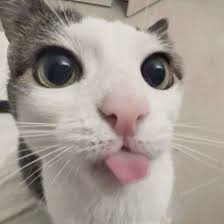
#> input picture test.png, 224 x 224 px
$ python meow_format.py test.png out.png
#> lines starting #> are read from the running program, lines starting #| are printed output that depends on the picture
"""
MEOW File Format Implementation
Steganographic cross-compatible image format that works everywhere
"""

import struct
import json
import datetime
import zlib
import io
import os
import sys
from typing import Tuple, Optional, Dict, List, Union
from PIL import Image
import numpy as np
from dataclasses import dataclass, asdict


@dataclass
class AIMetadata:
    """AI-specific metadata structure"""
    # Semantic annotations
    object_classes: List[str] = None
    bounding_boxes: List[Dict] = None
    segmentation_masks: Dict = None

    # Attention and saliency
    attention_maps: Dict = None
    saliency_regions: List[Dict] = None

    # Model optimization hints
    optimal_input_size: Tuple[int, int] = None
    preprocessing_params: Dict = None
    feature_importance: Dict = None

    # Content analysis
    complexity_map: Dict = None
    texture_analysis: Dict = None
    edge_density: float = None


class MeowFormat:
    """
    Steganographic MEOW format - True cross-compatibility
    Creates .meow files that work in any image viewer
    """

    MAGIC_HEADER = b"MEOW_STEG_V2"  # 12 bytes
    VERSION = 2

    def __init__(self):
        self.ai_metadata = AIMetadata()
        self.metadata = {}

    # [66 lines left out: functions png_to_meow, meow_to_image, get_file_info, not called in this run]

    def create_steganographic_meow(self, image_path: str, output_path: str = None,
                                 ai_annotations: Dict = None) -> bool:
        """Create a .meow file that's actually a PNG with hidden MEOW data"""
#> called with image_path = 'test.png', output_path = 'out.png'
        try:
            # Load and prepare image
            img = Image.open(image_path)
#> img is the input picture: PIL image 224x224 RGB; mean R, G, B 162.6, 153.3, 145.2
            if img.mode != 'RGBA':
                img = img.convert('RGBA')
#> img: PIL image 224x224 RGBA

            if output_path is None:
                output_path = image_path.rsplit('.', 1)[0] + '.meow'

            # Ensure .meow extension
            if not output_path.lower().endswith('.meow'):
                output_path = output_path.rsplit('.', 1)[0] + '.meow'

            # Prepare MEOW data for hiding
            meow_data = self._prepare_meow_data(img, ai_annotations)

            # Hide data in image using steganography
            stego_img = self._hide_data_in_image(img, meow_data)

            # Save as PNG but with .meow extension
            stego_img.save(output_path, format='PNG', optimize=True)

            print(f"✅ Created steganographic MEOW file: {output_path}")
            print(f"📱 File opens as PNG in ANY viewer despite .meow extension")
            print(f"🤖 MEOW data hidden in pixel LSBs")
            print(f"📊 Hidden data size: {len(meow_data)} bytes")

            return True

        except Exception as e:
            print(f"❌ Error creating steganographic MEOW: {e}")
            return False

    def load_steganographic_meow(self, file_path: str,
                               extract_meow_data: bool = True) -> Tuple[Image.Image, Optional[Dict]]:
        """Load steganographic MEOW file"""
        try:
            # Load as standard PNG (always works)
            img = Image.open(file_path)

            if not extract_meow_data:
                return img, None

            # Extract hidden MEOW data
            meow_data = self._extract_hidden_data(img)

            return img, meow_data

        except Exception as e:
            print(f"Error loading steganographic MEOW: {e}")
            return None, None

    def _prepare_meow_data(self, img: Image.Image, ai_annotations: Dict = None) -> bytes:
        """Prepare MEOW data for steganographic hiding"""
        try:
            # Generate AI features
            features = self._generate_features(img)

            # Generate attention maps
            attention_maps = self._generate_attention_maps(img)

            # Build complete MEOW data structure
            meow_structure = {
                'version': self.VERSION,
                'features': features,
                'attention_maps': attention_maps,
                'ai_annotations': ai_annotations or {},
                'creation_date': datetime.datetime.now().isoformat()
            }

            # Serialize and compress
            json_data = json.dumps(meow_structure, separators=(',', ':')).encode('utf-8')
            compressed_data = zlib.compress(json_data, level=9)

            # Create final structure: header + size + compressed data
            size_bytes = struct.pack('<I', len(compressed_data))
            return self.MAGIC_HEADER + size_bytes + compressed_data

        except Exception as e:
            print(f"Error preparing MEOW data: {e}")
            return b""

    def _hide_data_in_image(self, img: Image.Image, data: bytes) -> Image.Image:
        """Hide data in image using LSB steganography"""
        try:
            # Convert to numpy array
            img_array = np.array(img)
            height, width, channels = img_array.shape

            # Calculate maximum capacity (2 bits per RGB channel = 6 bits per pixel)
            max_capacity = (width * height * 3 * 2) // 8  # 3 RGB channels, 2 bits each

            if len(data) > max_capacity:
                raise ValueError(f"Data too large: {len(data)} bytes > {max_capacity} bytes capacity")

            # Convert data to binary string
            binary_data = ''.join(format(byte, '08b') for byte in data)

            # Add padding to align with 6-bit boundaries
            while len(binary_data) % 6 != 0:
                binary_data += '0'

            data_index = 0

            # Hide data in RGB channels (skip alpha)
            for y in range(height):
                for x in range(width):
                    if data_index >= len(binary_data):
                        break

                    pixel = img_array[y, x]

                    # Process RGB channels (skip alpha channel 3)
                    for c in range(3):  # R, G, B only
                        if data_index + 1 < len(binary_data):
                            # Clear the 2 LSBs and set new values
                            img_array[y, x, c] = (pixel[c] & 0xFC) | int(binary_data[data_index:data_index+2], 2)
                            data_index += 2
                        elif data_index < len(binary_data):
                            # Handle single remaining bit
                            img_array[y, x, c] = (pixel[c] & 0xFE) | int(binary_data[data_index], 2)
                            data_index += 1

            return Image.fromarray(img_array, 'RGBA')

        except Exception as e:
            print(f"Error hiding data: {e}")
            return img

    # [54 lines left out: function _extract_hidden_data, not called in this run]

    def _generate_features(self, img: Image.Image) -> Dict:
        """Generate AI-relevant features from image"""
        try:
            # Convert to RGB for analysis
            if img.mode != 'RGB':
                rgb_img = img.convert('RGB')
            else:
                rgb_img = img

            img_array = np.array(rgb_img)

            # Basic image statistics
            brightness = float(np.mean(img_array))
#> brightness = 153.7
            contrast = float(np.std(img_array))
#> contrast = 46.43

            # Edge density calculation
            gray = np.mean(img_array, axis=2)
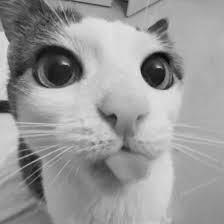
#> gray: shape (224, 224) float64; min 4.33, max 230.7, mean 153.7
            edges_x = np.abs(np.diff(gray, axis=1))
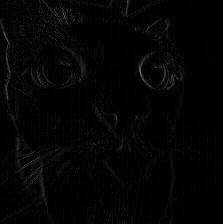
#> edges_x: shape (224, 223) float64; min 0, max 143, mean 4.2
            edges_y = np.abs(np.diff(gray, axis=0))
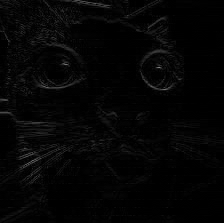
#> edges_y: shape (223, 224) float64; min 0, max 134, mean 4.8
            edge_density = float(np.mean(edges_x) + np.mean(edges_y))
#> edge_density = 9

            # Color analysis
            mean_rgb = [float(np.mean(img_array[:, :, i])) for i in range(3)]
#> mean_rgb = [162.6, 153.3, 145.2]
            std_rgb = [float(np.std(img_array[:, :, i])) for i in range(3)]
#> std_rgb = [46.37, 46.46, 44.79]
#> in _prepare_meow_data, `features = self._generate_features(img)`: features = {'brightness': 153.7, 'contrast': 46.43, 'edge_density': 9, 'mean_rgb': [162.6, 153.3, 145.2], 'std_rgb': [46.37, 46.46, 44.79], 'dimensions': [224, 224]}

            return {
                'brightness': brightness,
                'contrast': contrast,
                'edge_density': edge_density,
                'mean_rgb': mean_rgb,
                'std_rgb': std_rgb,
                'dimensions': list(img.size)
            }

        except Exception as e:
            print(f"Error generating features: {e}")
            return {}

    def _generate_attention_maps(self, img: Image.Image) -> Dict:
        """Generate simple attention maps for AI processing"""
        try:
            # Convert to grayscale for analysis
            gray_img = img.convert('L')
            img_array = np.array(gray_img)

            # Simple saliency based on gradient magnitude
            grad_x = np.abs(np.diff(img_array, axis=1))
            grad_y = np.abs(np.diff(img_array, axis=0))
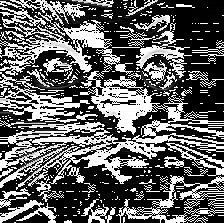
#> grad_y: shape (223, 224); min 0, max 255, mean 98.6

            # Pad to match original size
            grad_x = np.pad(grad_x, ((0, 0), (0, 1)), mode='edge')
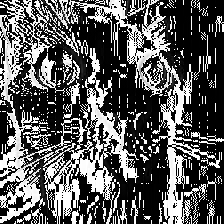
#> grad_x: shape (224, 224); min 0, max 255, mean 90.9
            grad_y = np.pad(grad_y, ((0, 1), (0, 0)), mode='edge')
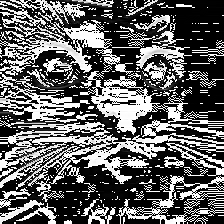
#> grad_y: shape (224, 224); min 0, max 255, mean 98.4

            gradient_magnitude = np.sqrt(grad_x**2 + grad_y**2)
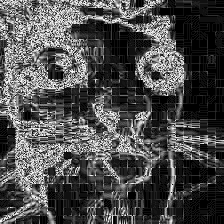
#> gradient_magnitude: shape (224, 224) float16; min 0, max 15.91, mean 4.81; drawn with min black and max white

            # Normalize to 0-255 range
            if gradient_magnitude.max() > 0:
                attention_map = (gradient_magnitude / gradient_magnitude.max() * 255).astype(np.uint8)
            else:
                attention_map = np.zeros_like(img_array, dtype=np.uint8)

            # Find high attention regions (simple thresholding)
            threshold = np.percentile(attention_map, 90)
#> threshold = 193
            high_attention_coords = np.argwhere(attention_map > threshold)
#> high_attention_coords = 4747 pairs, first value 0 to 223, second value 0 to 223

            return {
                'attention_peaks': len(high_attention_coords),
                'avg_attention': float(np.mean(attention_map)),
                'max_attention': float(np.max(attention_map)),
                'attention_std': float(np.std(attention_map))
            }

        except Exception as e:
            print(f"Error generating attention maps: {e}")
            return {}

    def get_ai_metadata(self) -> AIMetadata:
        """Get AI metadata from loaded file"""
        return self.ai_metadata


# [15 lines left out: function smart_fallback_loader, not called in this run]


if __name__ == "__main__":
    if len(sys.argv) < 2:
        print("Usage: python meow_format.py <image_path> [output_path]")
        print("Converts image to steganographic MEOW format")
        sys.exit(1)

    input_path = sys.argv[1]
    output_path = sys.argv[2] if len(sys.argv) > 2 else None

    # Create steganographic MEOW
    meow = MeowFormat()

    # Add AI annotations
    ai_annotations = {
        'source': 'command_line_conversion',
        'processing_date': datetime.datetime.now().isoformat(),
        'ai_enhanced': True
    }

    success = meow.create_steganographic_meow(input_path, output_path, ai_annotations)
#> in _prepare_meow_data, `attention_maps = self._generate_attention_maps(img)`: attention_maps = {'attention_peaks': 4747, 'avg_attention': 76.79, 'max_attention': 255, 'attention_std': 70.41}
#> after the loop in _hide_data_in_image, `for y in range(height):`: img_array: shape (224, 224, 4); mean R, G, B, A 162.6, 153.3, 145.2, 255
#> after the loop in _hide_data_in_image, `for y in range(height):`: data_index = 3024
#| 📊 Hidden data size: 378 bytes

    if success:
        if output_path is None:
            output_path = input_path.rsplit('.', 1)[0] + '.meow'

        print(f"\n🎉 Successfully created: {output_path}")
        print("🔍 Testing file...")

        # Test loading
        loaded_img, meow_data = meow.load_steganographic_meow(output_path)
        if loaded_img and meow_data:
            print("✅ File verified - MEOW data successfully extracted")
            print(f"📊 Hidden features: {list(meow_data.get('features', {}).keys())}")
            print(f"🤖 AI annotations: {list(meow_data.get('ai_annotations', {}).keys())}")
        else:
            print("❌ Verification failed")
    else:
        print("❌ Failed to create MEOW file")
